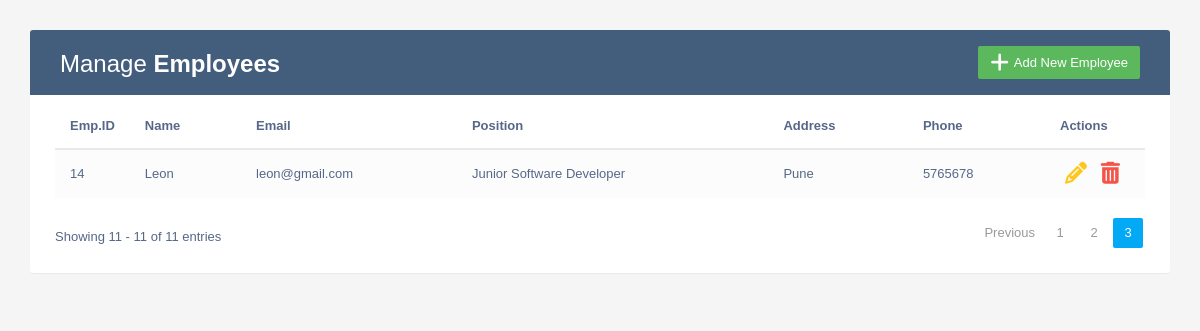
/?page=3, run on the app's committed database.
### Employee/models.py (models this page shows, shortened)
class Employees(models.Model):
    name = models.CharField(max_length=200)
    email = models.EmailField(max_length=220, unique=True)
    address = models.TextField()
    phone = models.IntegerField(unique=True)
    position = models.ForeignKey(Position,on_delete=models.CASCADE)

class Position(models.Model):
    title = models.CharField(max_length=100)
    def __str__(self):
        return self.title

### Employee/views.py (the view)
# urls.py: 2. Add a URL to urlpatterns:  path('', views.home, name='home')
def home(request):
    emp = Employees.objects.order_by('id')
    paginator = Paginator(emp, 5)
    pag_num = request.GET.get('page', 1)
    emp_page = paginator.page(pag_num)
    total_entries = emp_page.paginator.count
    positions = Position.objects.all()
    context = {
        'emp': emp_page,
        'total_entries': total_entries,
        'positions': positions,
    }
    return render(request, 'index.html', context)

### Employee/templates/index.html (shortened to what this page needs)
{% load static %}
<!DOCTYPE html>
<html lang="en">
<head>
<link rel="stylesheet" href="https://maxcdn.bootstrapcdn.com/font-awesome/4.7.0/css/font-awesome.min.css">
<link rel="stylesheet" href="https://cdnjs.cloudflare.com/ajax/libs/font-awesome/6.4.0/css/all.min.css" />
<link rel="stylesheet" href="https://maxcdn.bootstrapcdn.com/bootstrap/3.3.7/css/bootstrap.min.css">
<link rel="stylesheet" href="{% static 'css/style.css' %}">
  <body>
    <div class="container">
        <div class="table-wrapper">
            <div class="table-title">
                <div class="row">
                    <div class="col-sm-6">
						<h2>Manage <b>Employees</b></h2>
					</div>
					<div class="col-sm-6">
						<a href="#addEmployeeModal" class="btn btn-success" data-toggle="modal"><i class="fa-solid fa-plus"></i> <span>Add New Employee</span></a>
					</div>
                </div>
            </div>
            <table class="table table-striped table-hover">
                <thead>
                    <tr>
                        <th>Emp.ID</th>
                        <th>Name</th>
                        <th>Email</th>
                        <th>Position</th>
						<th>Address</th>
                        <th>Phone</th>
                        <th>Actions</th>
                    </tr>
                </thead>
                <tbody>
                    {% for e in emp %}
                    <tr>
                        <td>{{e.id}}</td>
                        <td>{{e.name}}</td>
                        <td>{{e.email}}</td>
                        <td>{{e.position}}</td>
						<td>{{e.address}}</td>
                        <td>{{e.phone}}</td>
                        <td>
                            <a href="#editEmployeeModal-{{forloop.counter}}" class="edit" data-toggle="modal"><i class="fa-solid fa-pencil"></i></a>
                            <a href="#deleteEmployeeModal-{{forloop.counter}}" class="delete" data-toggle="modal"><i class="fa-solid fa-trash-can"></i></a>
                        </td>
                    </tr>
                    {% endfor %}
                </tbody>
            </table>
			<div class="clearfix">
                <div class="hint-text page">Showing {{ emp.start_index }} - {{ emp.end_index }} of {{ total_entries }} entries</div>
                <ul class="pagination">
					{% if emp.has_previous %}
                    <li class="page-item"><a class="page-link" href="?page={{emp.previous_page_number}}">Previous</a></li>
                    {% endif %}
					{% for i in emp.paginator.page_range %}
						{% if emp.number == i %}
					<li class="page-item active"><a href="#" class="page-link">{{i}}</a></li>
						{% else %}
					<li class="page-item"><a href="?page={{i}}" class="page-link">{{i}}</a></li>
						{% endif %}
					{% endfor %}
				</ul>
            </div>
        </div>
    </div>
</body>
</html>

### Employee/static/css/style.css (style rules this page uses)
body { color: #566787; background: #f5f5f5; font-family: 'Varela Round', sans-serif; font-size: 13px; }
.table-wrapper { background: #fff; padding: 20px 25px; margin: 30px 0; border-radius: 3px; box-shadow: 0 1px 1px rgba(0,0,0,.05); }
.table-title { padding-bottom: 15px; background: #435d7d; color: #fff; padding: 16px 30px; margin: -20px -25px 10px; border-radius: 3px 3px 0 0; }
.table-title h2 { margin: 5px 0 0; font-size: 24px; }
.table-title .btn { color: #fff; float: right; font-size: 13px; border: none; min-width: 50px; border-radius: 2px; border: none; outline: none !important; margin-left: 10px; }
.table-title .btn i { float: left; font-size: 21px; margin-right: 5px; }
.table-title .btn span { float: left; margin-top: 2px; }
table.table tr th, table.table tr td { border-color: #e9e9e9; padding: 12px 15px; vertical-align: middle; }
table.table tr th:first-child { width: 60px; }
table.table tr th:last-child { width: 100px; }
table.table-striped tbody tr:nth-of-type(odd) { background-color: #fcfcfc; }
table.table td:last-child i { opacity: 0.9; font-size: 22px; margin: 0 5px; }
table.table td a { font-weight: bold; color: #566787; display: inline-block; text-decoration: none; outline: none !important; }
table.table td a.edit { color: #FFC107; }
table.table td a.delete { color: #F44336; }
table.table td i { font-size: 19px; }
.pagination { float: right; margin: 0 0 5px; }
.pagination li a { border: none; font-size: 13px; min-width: 30px; min-height: 30px; color: #999; margin: 0 2px; line-height: 30px; border-radius: 2px !important; text-align: center; padding: 0 6px; }
.pagination li.active a, .pagination li.active a.page-link { background: #03A9F4; }
.hint-text { float: left; margin-top: 10px; font-size: 13px; }

### data on the page
Employees: id "14", name "Leon", email "leon@gmail.com", position "Junior Software Developer", address "Pune", phone "5765678"

### other printed values
{{ emp.start_index }} "11"
{{ emp.end_index }} "11"
{{ total_entries }} "11"
{{ i }} "1" "2"
{{ i }} "3"
